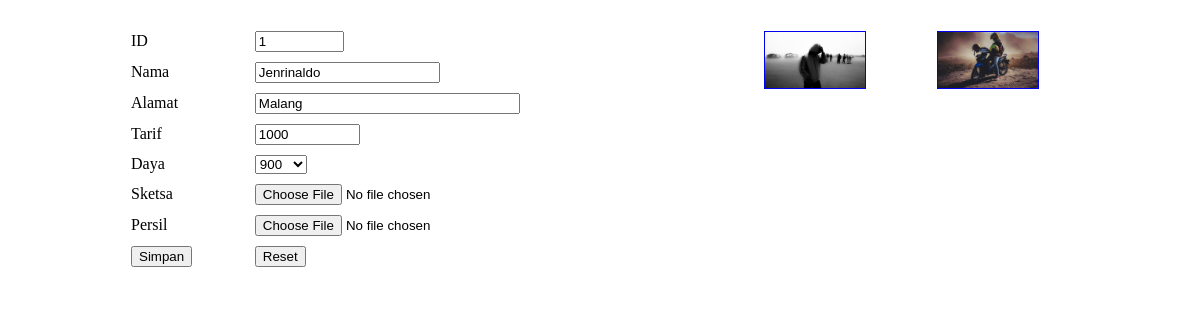
The page /edit.php?id=1 on the database as committed earlier.
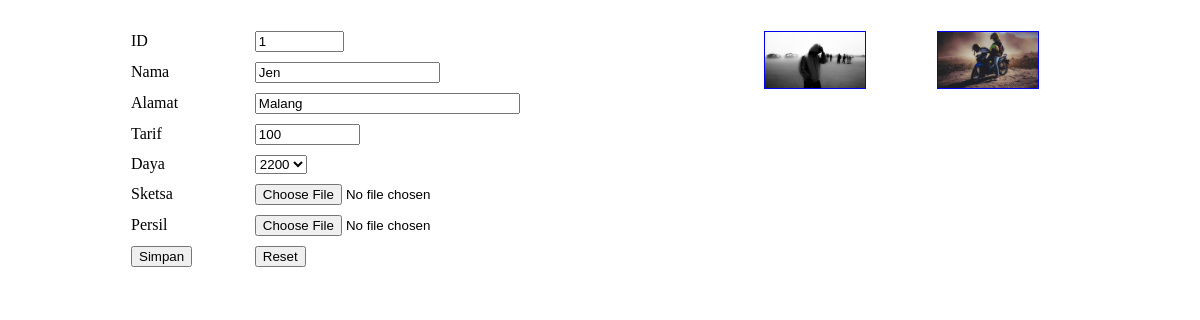
The same page on the database as committed later.
### tables this page shows
CREATE TABLE `pemutusan` (
  `id_pel` int(12) NOT NULL,
  `nama` varchar(100) NOT NULL,
  `alamat` varchar(100) NOT NULL,
  `tarif` varchar(5) NOT NULL,
  `daya` int(4) NOT NULL,
  `sketsa` varchar(200) NOT NULL,
  `persil` varchar(200) NOT NULL
);

### edit.php (the view, shortened to what this page needs)
<?php
   include_once "koneksi.php";
  $id=$_GET['id'];
  $a="select * from pemutusan where id_pel='$id' LIMIT 1";
  $qrykoreksi=mysqli_query($koneksi,$a);
  $data=mysqli_fetch_object($qrykoreksi);
?>
<!DOCTYPE html PUBLIC "-//W3C//DTD XHTML 1.0 Transitional//EN" "http://www.w3.org/TR/xhtml1/DTD/xhtml1-transitional.dtd">
<html xmlns="http://www.w3.org/1999/xhtml">
<head>
</head>
<body>
<form action=" " method="post" enctype="multipart/form-data" name="FKoreksi">
  <table width="950" height="281" border="0" align="center" cellpadding="0" cellspacing="1" bgcolor="#FFFFFF">
    <tr>
      <td width="452"><table width="100%" border="0" align="center" cellpadding="5" cellspacing="0" bgcolor="#FFFFFF">
          <tr>
            <td bordercolor="#999999">ID</td>
            <td bordercolor="#999999"><input name="id" type="text" id="id" size="8" value="<?php echo $data->id_pel?>" /></td>
            <td width="163" rowspan="8" align="center" valign="top"><a href="<?PHP echo $data->sketsa ?>"><img src="<?php echo  $data->sketsa?>" alt="<?php echo  $data->nama?>" width="100" border="1"/></a></td>
            <td width="163" rowspan="8" align="center" valign="top"><a href="<?PHP echo $data->persil ?>"><img src="<?php echo  $data->persil?>" alt="<?php echo  $data->nama?>" width="100" border="1"/></a></td>
          </tr>
          <tr>
            <td bordercolor="#999999" >Nama</td>
            <td bordercolor="#999999" ><input name="nama" type="text" value="<?php echo $data->nama?>" size="20" /></td>
          </tr>
          <tr>
            <td bordercolor="#999999" >Alamat</td>
            <td bordercolor="#999999" ><input type="text" name="alamat" value="<?php echo $data->alamat?>" size="30" /></td>
          </tr>
          <tr>
            <td bordercolor="#999999" >Tarif</td>
            <td bordercolor="#999999" ><input name="tarif" type="text" value="<?php echo $data->tarif?>" size="10" /></td>
          </tr>
          <tr>
            <td bordercolor="#999999" >Daya</td>
            <td  bordercolor="#999999"><select name="daya" class="form-control">
				<option value="<?php echo $data->daya?>"><?php echo $data->daya?></option>
			</select></td>
          </tr>
          <tr>
            <td bordercolor="#999999" >Sketsa</td>
            <td bordercolor="#999999" ><input type="file" name="sketsa" id="sketsa" /></td>
          </tr>
          <tr>
            <td bordercolor="#999999" >Persil</td>
            <td bordercolor="#999999" ><input type="file" name="persil" id="persil" /></td>
          </tr>
          <tr>
            <td bordercolor="#999999" ><input name="tblIsi" type="submit" id="tblIsi" value="Simpan" /></td>
            <td bordercolor="#999999" ><input type="reset" name="reset" value="Reset" /></td>
          </tr>
      </table></td>
    </tr>
  </table>
</form>
</body>
</html>

Rows that differ between the two databases and show on the page:
changed pemutusan "Malang": nama "Jenrinaldo" → "Jen"; tarif "1000" → "100"; daya "900" → "2200"
